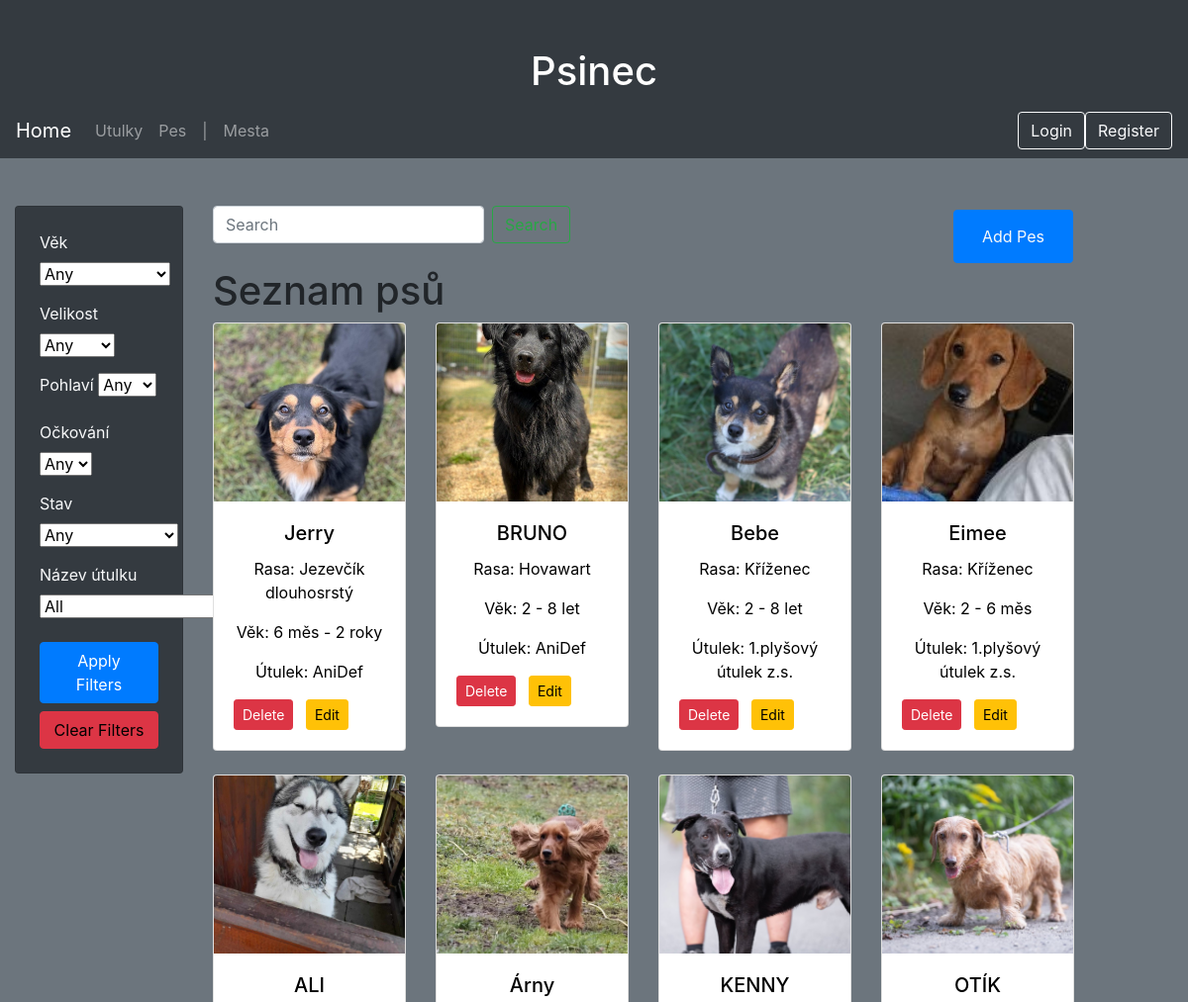
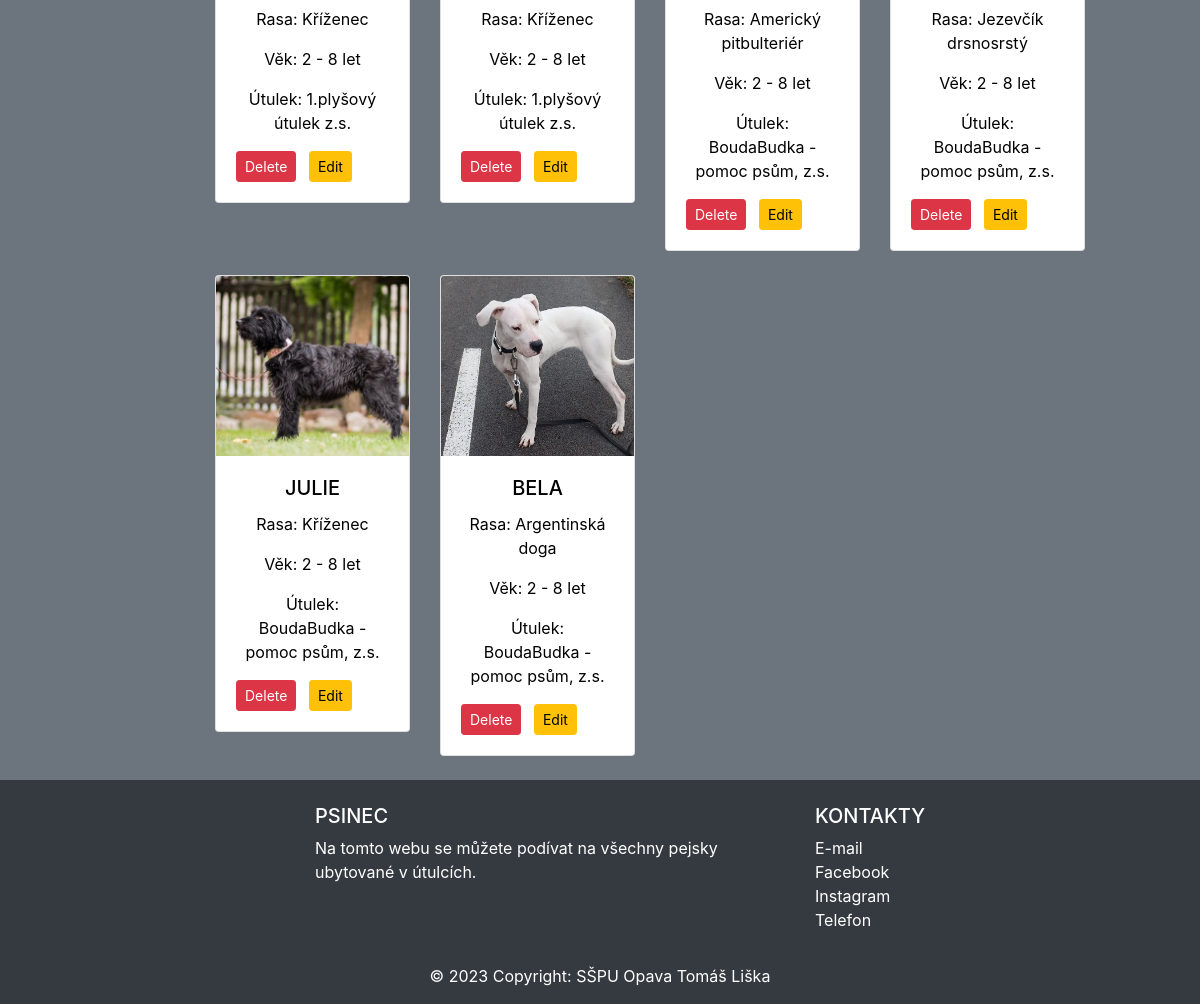
Screenshot of /pes with the database file from the repository (2 pictures, top to bottom).
### website/models.py (models this page shows, shortened)
class Pes(db.Model):
    idpes = db.Column(db.Integer, primary_key=True)
    ockovani = db.Column(db.Enum('Ano', 'Ne', name='ockovani_enum'), nullable=True)
    jmeno = db.Column(db.String(45), nullable=False)
    rasa = db.Column(db.String(45))
    vek = db.Column(db.Enum('2 - 6 měs', '6 měs - 2 roky', '2 - 8 let', '8 a více', name='vek_enum'), nullable=True)
    velikost = db.Column(db.Enum('maly', 'stredni', 'velky', name='velikost_enum'), nullable=True)
    stav = db.Column(db.Enum('kastrovany', 'handicapovany', 'akutni adoptce', name='stav_enum'), nullable=True)
    pohlavi = db.Column(db.Enum('Pes', 'Fena', name='pohlavi_enum'), nullable=True)
    popis = db.Column(db.String(200))
    fotografie = db.Column(db.String(100), nullable=False, default='default.jpeg')
    utulek_nazev = db.Column(db.String(45), db.ForeignKey('utulek.nazev', name='utulek_nazev'), nullable=False)
    utulek = db.relationship('Utulek', backref=db.backref('pes', lazy=True))
    __table_args__ = (
        CheckConstraint('ockovani IN ("Ano", "Ne")'),
        CheckConstraint('vek IN ("2 - 6 měs", "6 měs - 2 roky", "2 - 8 let", "8 a více")'),
        CheckConstraint('velikost IN ("maly", "stredni", "velky")'),
        CheckConstraint('stav IN ("kastrovany", "handicapovany", "akutni adoptce")'),
        CheckConstraint('pohlavi IN ("Pes", "Fena")'),
    )

### website/views.py (the view, shortened to what this page needs)
@app.route('/pes', methods=['GET', 'POST'])
def show_pes():
    search_term = request.args.get('search', '')
    form = FilterForm()
    utulek_choices = [(utulek.nazev, utulek.nazev) for utulek in Utulek.query.all()]
    utulek_choices.insert(0, ('', 'All'))
    form.utulek_nazev.choices = utulek_choices
    if 'clear_filters' in request.args:
        return redirect(url_for('show_pes'))
    base_query = Pes.query.filter(
        or_(Pes.jmeno.ilike(f"%{search_term}%"), Pes.rasa.ilike(f"%{search_term}%"), Pes.utulek_nazev.ilike(f"%{search_term}%"),
            Pes.ockovani.ilike(f"%{search_term}%"), Pes.stav.ilike(f"%{search_term}%"), Pes.pohlavi.ilike(f"%{search_term}%"),
            Pes.velikost.ilike(f"%{search_term}%"),)
    )
    pes_entries = base_query.all()
    return render_template('pes.html', pes_entries=pes_entries, form=form)

### website/forms.py
class FilterForm(FlaskForm):
    pohlavi = SelectField('Pohlaví', choices=[('', 'Any'),('Pes', 'Pes'), ('Fena', 'Fena')])
    vek = SelectField('Věk', choices=[('', 'Any'),('2 - 6 měs', '2 - 6 měs'),('6 měs - 2 roky', '6 měs - 2 roky'),('2 - 8 let', '2 - 8 let'),('8 a více', '8 a více')])
    velikost = SelectField('Velikost', choices=[('', 'Any'),('maly', 'Malý'),('stredni', 'Střední'),('velky', 'Velký')])
    ockovani = SelectField('Očkování', choices=[('', 'Any'),('Ano', 'Ano'), ('Ne', 'Ne')])
    stav = SelectField('Stav', choices=[('', 'Any'),('kastrovany', 'Kastrovaný'),('handicapovany', 'Handicapovaný'),('akutni adoptce', 'Akutní adopce')])
    utulek_nazev = SelectField('Název útulku', choices=[], coerce=str)
    submit = SubmitField('Apply Filters')

### website/templates/pes.html (shortened to what this page needs)
<!DOCTYPE html>
<html lang="en">
<head>
    <link rel="stylesheet" href="https://stackpath.bootstrapcdn.com/bootstrap/4.5.2/css/bootstrap.min.css">
</head>
<body class="bg-dark">
    <div class="jumbotron-fluid bg-dark mt-5">
        <h1 class="text-white text-center">Psinec</h1>
        {% include 'navbar.html' %}
    </div>
    <div class="container-fluid mr-5 bg-secondary">
        <div class="row">
            <div class="col-md-2 mt-5 fixed-center">
                <div class="card bg-dark text-light p-4">
                    <form method="POST" action="">
                        <div class="mb-3">
                            {{ form.vek.label(class="form-label") }}
                            {{ form.vek(class="form-select float-end") }}
                        </div>
                        <div class="mb-3">
                            {{ form.velikost.label(class="form-label") }}
                            {{ form.velikost(class="form-select float-end") }}
                        </div>
                        <div class="mb-3">
                            {{ form.pohlavi.label(class="form-label") }}
                            {{ form.pohlavi(class="form-select float-end") }}
                        </div>
                        <div class="mb-3">
                            {{ form.ockovani.label(class="form-label") }}
                            {{ form.ockovani(class="form-select float-end") }}
                        </div>
                        <div class="mb-3">
                            {{ form.stav.label(class="form-label") }}
                            {{ form.stav(class="form-select float-end") }}
                        </div>
                        <div class="mb-3">
                            {{ form.utulek_nazev.label(class="form-label") }}
                            {{ form.utulek_nazev(class="form-select float-end") }}
                        </div>
                        <button type="submit" class="btn btn-primary  mt-2">Apply Filters</button>
                    </form>
                    <a href="{{ url_for('show_pes') }}" class="btn btn-danger mt-2">Clear Filters</a>
                </div>
            </div>
            <div class="col-md-9">
                <div class="row mt-5">
                    <div class="col-md-10">
                        <form method="GET" action="{{ url_for('show_pes') }}" class="form-inline mb-4">
                            <input class="form-control mr-sm-2" type="text" placeholder="Search" name="search"
                                value="{{ request.args.get('search', '') }}">
                            <button class="btn btn-outline-success my-2 my-sm-0" type="submit">Search</button>
                        </form>
                    </div>
                    <div class="ml-auto mr-3">
                        <div class="btn btn-primary my-2 my-sm-1">
                            <a class="nav-link text-light" href="/pes/add">Add Pes</a>
                        </div>
                    </div>
                </div>
                <h1 class="">Seznam psů</h1>
                <div class="row">
                    {% for pes in pes_entries[::-1] %}
                    <a href="{{ url_for('pes_detail', pes_id=pes.idpes) }}" class="card-link text-center">
                        <div class="col-md-3 mb-4">
                            <div class="card">
                                {% if pes.fotografie %}
                                <img src="{{ url_for('static', filename='img/' + pes.fotografie) }}"
                                    class="card-img-top" alt="Dog Picture">
                                {% endif %}
                                <div class="card-body">
                                    <h5 class="card-title">{{ pes.jmeno }}</h5>
                                    <p class="card-text">Rasa: {{ pes.rasa }}</p>
                                    <p class="card-text">Věk: {{ pes.vek }}</p>
                                    <p class="card-text">Útulek: {{ pes.utulek_nazev }}</p>
                                    <form method="post" action="{{ url_for('delete_pes', id=pes.idpes) }}"
                                        style="display: inline;">
                                        <button type="submit" class="btn btn-danger btn-sm">Delete</button>
                                    </form>
                                    <a href="{{ url_for('edit_pes', id=pes.idpes) }}"
                                        class="btn btn-warning btn-sm ml-2">Edit</a>
                                </div>
                            </div>
                        </div>
                    </a>
                    {% endfor %}
                </div>
            </div>
        </div>
    </div>
    {% include 'footer.html' %}
</body>
</html>

### website/templates/pes.html (style rules this page uses)
.card a { color: rgb(0, 0, 0); }
.card-img-top { width: 100%; height: 15vw; object-fit: cover; object-position: center; }

### rows the page displays
Pes: fotografie (picture), jmeno "Jerry", rasa "Jezevčík dlouhosrstý", vek "6 měs - 2 roky", utulek_nazev "AniDef"
Pes: fotografie (picture), jmeno "BRUNO", rasa "Hovawart", vek "2 - 8 let", utulek_nazev "AniDef"
Pes: fotografie (picture), jmeno "Bebe", rasa "Kříženec", vek "2 - 8 let", utulek_nazev "1.plyšový útulek z.s."
Pes: fotografie (picture), jmeno "Eimee", rasa "Kříženec", vek "2 - 6 měs", utulek_nazev "1.plyšový útulek z.s."
Pes: fotografie (picture), jmeno "ALI", rasa "Kříženec", vek "2 - 8 let", utulek_nazev "1.plyšový útulek z.s."
Pes: fotografie (picture), jmeno "Árny", rasa "Kříženec", vek "2 - 8 let", utulek_nazev "1.plyšový útulek z.s."
Pes: fotografie (picture), jmeno "KENNY", rasa "Americký pitbulteriér", vek "2 - 8 let", utulek_nazev "BoudaBudka - pomoc psům, z.s."
Pes: fotografie (picture), jmeno "OTÍK", rasa "Jezevčík drsnosrstý", vek "2 - 8 let", utulek_nazev "BoudaBudka - pomoc psům, z.s."
Pes: fotografie (picture), jmeno "JULIE", rasa "Kříženec", vek "2 - 8 let", utulek_nazev "BoudaBudka - pomoc psům, z.s."
Pes: fotografie (picture), jmeno "BELA", rasa "Argentinská doga", vek "2 - 8 let", utulek_nazev "BoudaBudka - pomoc psům, z.s."
